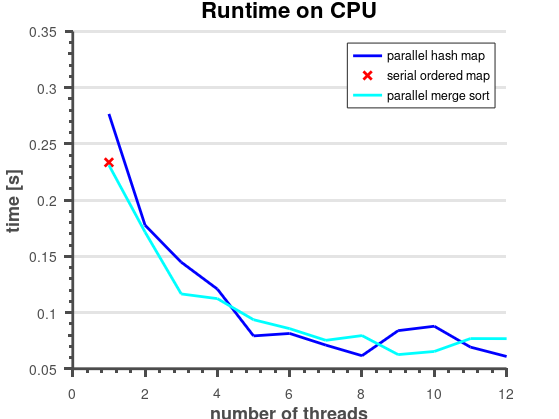

The MATLAB source for this figure:
clear;
clc;
close all;

t_p_hash = importdata('build/result_hash_map.txt');
t_s_map = importdata('build/result_map.txt');
t_p_merge_sort = importdata('build/result_merge_sort.txt');


hold on;


hTitle  = title ('Runtime on CPU');
hXLabel = xlabel('number of threads', 'FontSize',13);
hYLabel = ylabel('time [s]', 'FontSize',13);

num_cores = 1 : length(t_p_hash);
plot(num_cores, t_p_hash, 'b','LineWidth',2);

num_cores = 1 : length(t_s_map);
plot(num_cores, t_s_map, 'xr','LineWidth',2);

num_cores = 1 : length(t_p_merge_sort);
plot(num_cores, t_p_merge_sort, 'c','LineWidth',2);

hLegend = legend('parallel hash map', 'serial ordered map', 'parallel merge sort', 'Location', 'northeast')

set( gca                       , ...
    'FontName'   , 'Helvetica' );
%set([hTitle, hXLabel, hYLabel], ...
%    'FontName'   , 'AvantGarde');
% set([hLegend, gca]             , ...
%     'FontSize'   , 14          , ...
%     'Box', 'off');
set([hXLabel, hYLabel]  , ...
    'fontweight','Bold'       , ...
    'FontSize'   , 13          );
set( hTitle                    , ...
    'FontSize'   , 16          );

set(gca, ...
  'Box'         , 'off'     , ...
  'TickDir'     , 'out'     , ...
  'TickLength'  , [.02 .02] , ...
  'XMinorTick'  , 'on'      , ...
  'YMinorTick'  , 'on'      , ...
  'YGrid'       , 'on'      , ...
  'XGrid'       , 'off'      , ...
  'XColor'      , [.3 .3 .3], ...
  'YColor'      , [.3 .3 .3], ...
  'LineWidth'   , 2         );

set(gcf, 'PaperPositionMode', 'auto');
print -depsc2 'build/finalPlot1.eps'